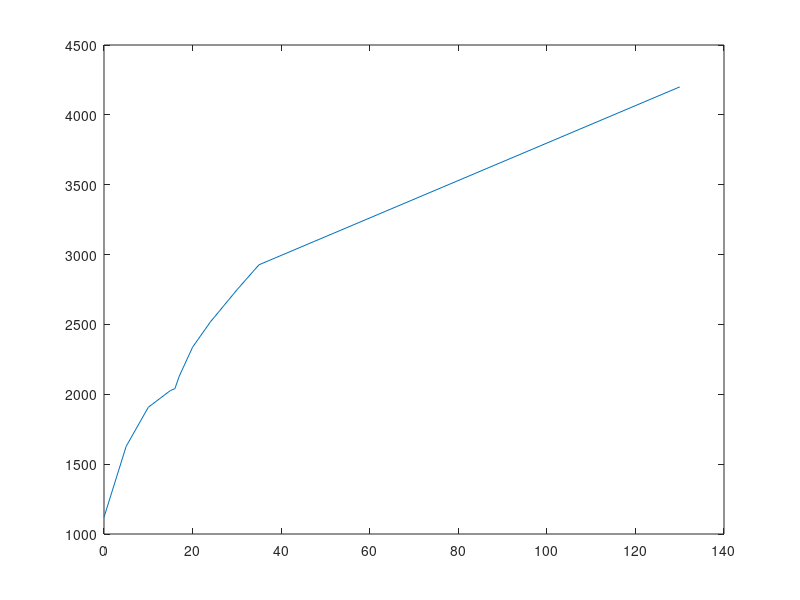

The MATLAB script that drew this image:
% solidusfitEarthAbe2T.m
% fits curves to solidus temperatures for Earth magma ocean
% From Abe (1997) which shows change in slope at 16 GPa

% second degree fit: S = (-0.4435)*((r/Pconversion)^2) + (64.4956)*((r/Pconversion)) + 1.2058e+003;
% third degree fit: S = (0.0282)*P^3 + (-1.9159)*P^2 + (83.5805)*P +
%       (1.1694e+003)
% fifth degree fit: S = (3.3204e-004)*((r/Pconversion)^5) + (-0.0340)*((r/Pconversion)^4) + 
%       (1.2572)*((r/Pconversion)^3) + (-20.3735)*((r/Pconversion)^2) + (182.2805)*((r/Pconversion)) + 1.1150e+003
% temperature as a function of radius:
% Tsolidus = (-1.1601e-007)*r^3 + 0.0014*r^2 + -6.3821*r + 1.4439e+004;


close all; clear all

% Don't know where these came from, but they don't quite match Abe fig. 1a
P = [130  35    30    24    20   17   16   15   10   5    0];  %GPa
T = [4200 2927  2747 2517  2337 2130 2040 2027 1907 1627 1120]; % changed T(1) from 5000


figure;
plot(P,T);
return

%R = 6378 - (P*33.3); 
R = (P - 238.5372)/-0.0374;


[Q,S] = polyfit(R,T,3);
Q
S
   
i = 0;
for k = 2900:100:6400
    i = i + 1;
    t(i) = Q(1)*k^3 + Q(2)*k^2 + Q(3)*k + Q(4);
    r(i) = k;
end

figure(1)
hold on
plot(T, R, 'x')
plot(t,r);
axis ij
xlabel('temperature');
ylabel('radius');
